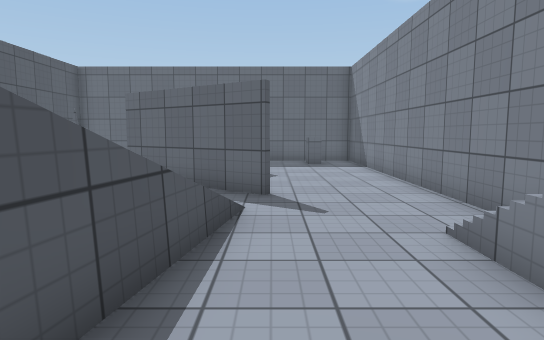
view 1 (above)

16 first-person views from a walk through a 3-D level made in the Unity game engine. The camera is 1.3 m above the floor, tilts 6° down and sees 75° across. The floor is counted in squares, 1 m on a side. Each view is taken from the middle of a square. On the plan, view 1 faces up. The plan holds only what a view shows up to about 15 squares ahead; the rest is blank. The place goes on beyond the plan. The player is left out. Surface patterns are stand-ins for the level's own textures.

view 2
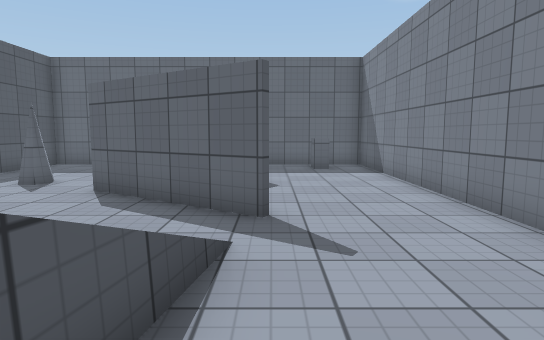

view 3
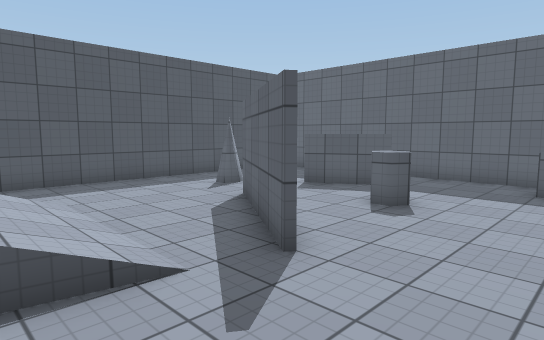

view 4
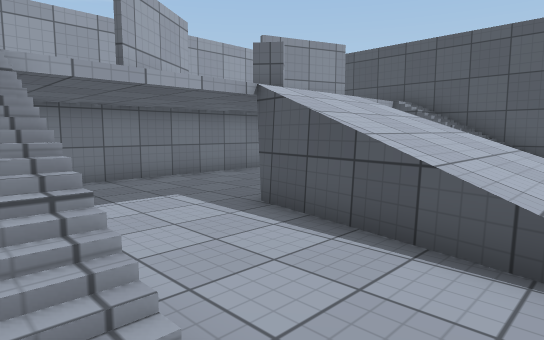

view 5
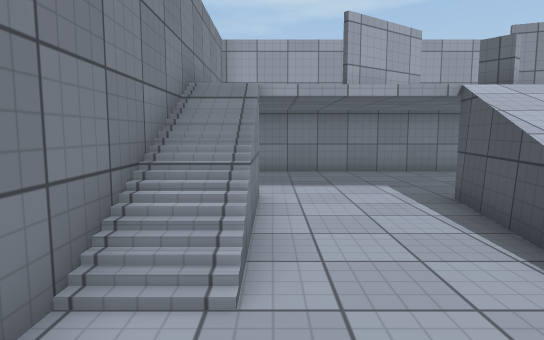

view 6
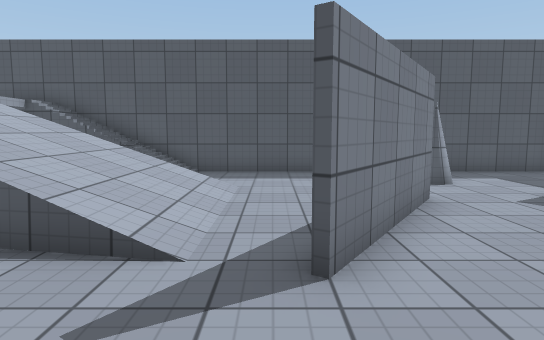

view 7
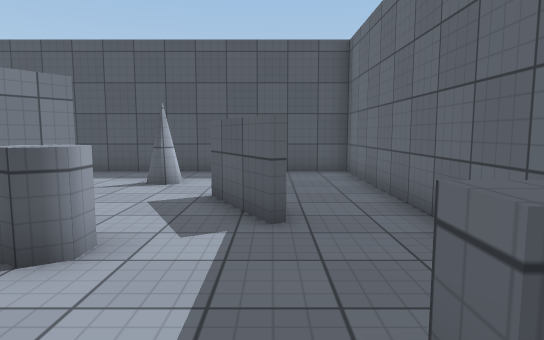

view 8
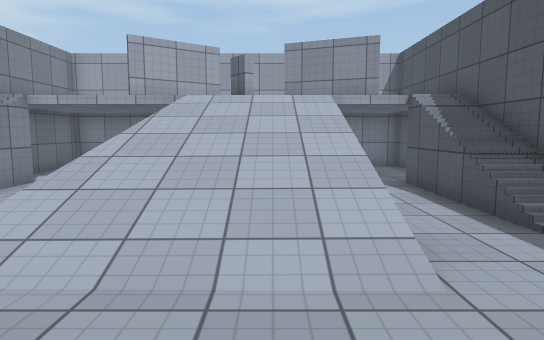

view 9
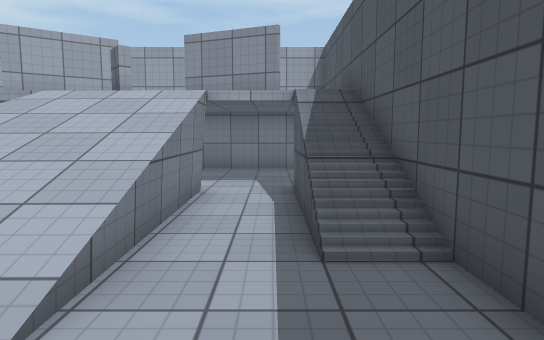

view 10
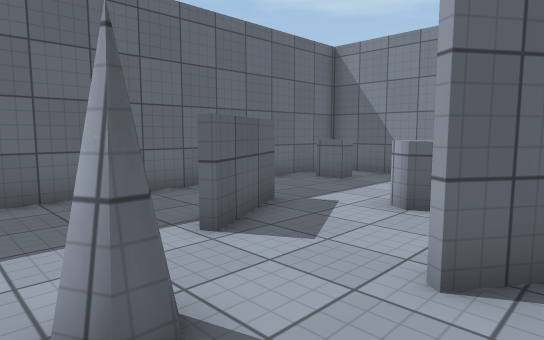

view 11
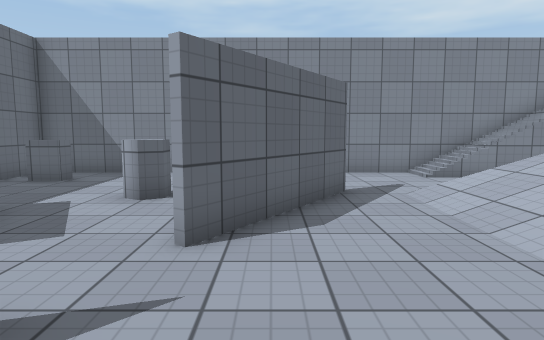

view 12
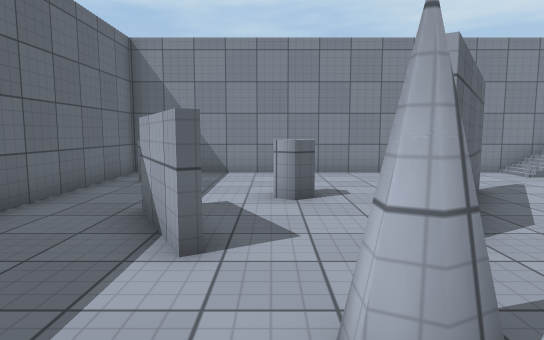

view 13
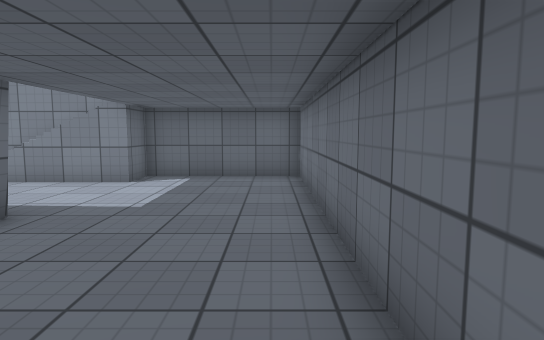

view 14
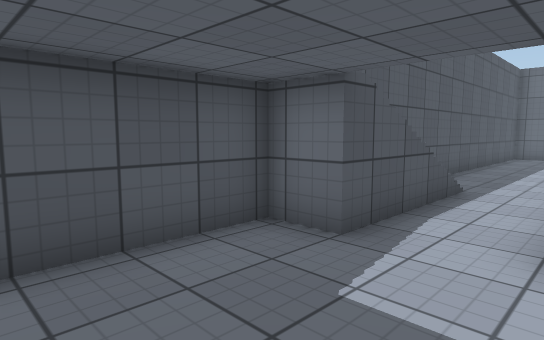

view 15
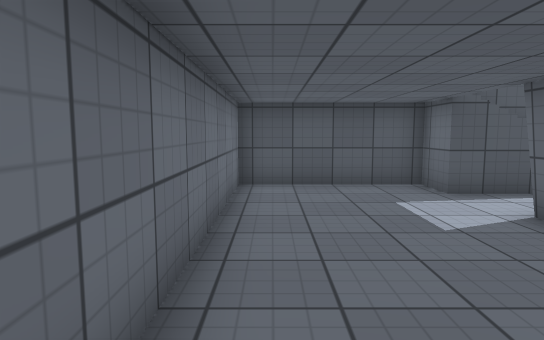

view 16
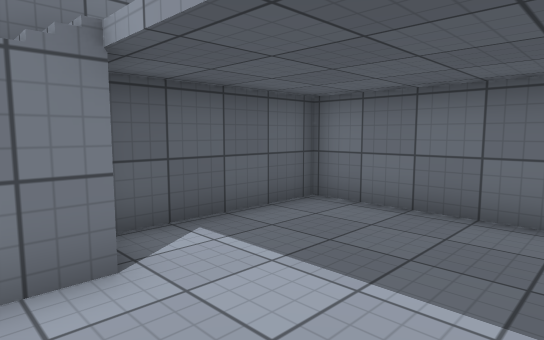

### Floor plan
Key: @ floor where view 1 was taken; # wall or solid block; . floor; / step, stairs or slope; = window, fence, low wall or low ledge; ^ raised ledge.
Columns run from 9 left of view 1 to 4 right of it. Each row starts with its distance up from view 1.
 17 ##############
 16 #............#
 15 #..........^.#
 14 #.....##.....#
 13 #....##......#
 12 #.......^....#
 11 #..#....^....#
 10 #....##......#
  9 #.....##.....#
  8 #......###...#
  7 #............#
  6 #.../////....#
  5 #.../////....#
  4 #/..////=.../#
  3 #/..////=..=/#
  2 #/..////#..//#
  1 #/..////...//#
  0 #/..////.@.//#
 -1 #............#
 -2 #............#
 -3 #............#
 -4 #............#
 -5 ##############

Where each view was taken, in squares from view 1:
view 1: 0 up, 0 right, facing up
view 2: 2 up, 0 right, facing up
view 3: 4 up, 3 right, facing up-left
view 4: 5 up, 3 right, facing down-left
view 5: 7 up, 2 right, facing down
view 6: 7 up, 3 right, facing left
view 7: 14 up, 3 right, facing left
view 8: 9 up, 4 left, facing down
view 9: 8 up, 7 left, facing down
view 10: 9 up, 7 left, facing up-right
view 11: 9 up, 8 left, facing right
view 12: 12 up, 8 left, facing right
view 13: 4 down, 7 left, facing right
view 14: 4 down, 5 left, facing up-left
view 15: 4 down, 0 right, facing left
view 16: 1 up, 1 left, facing down-right
